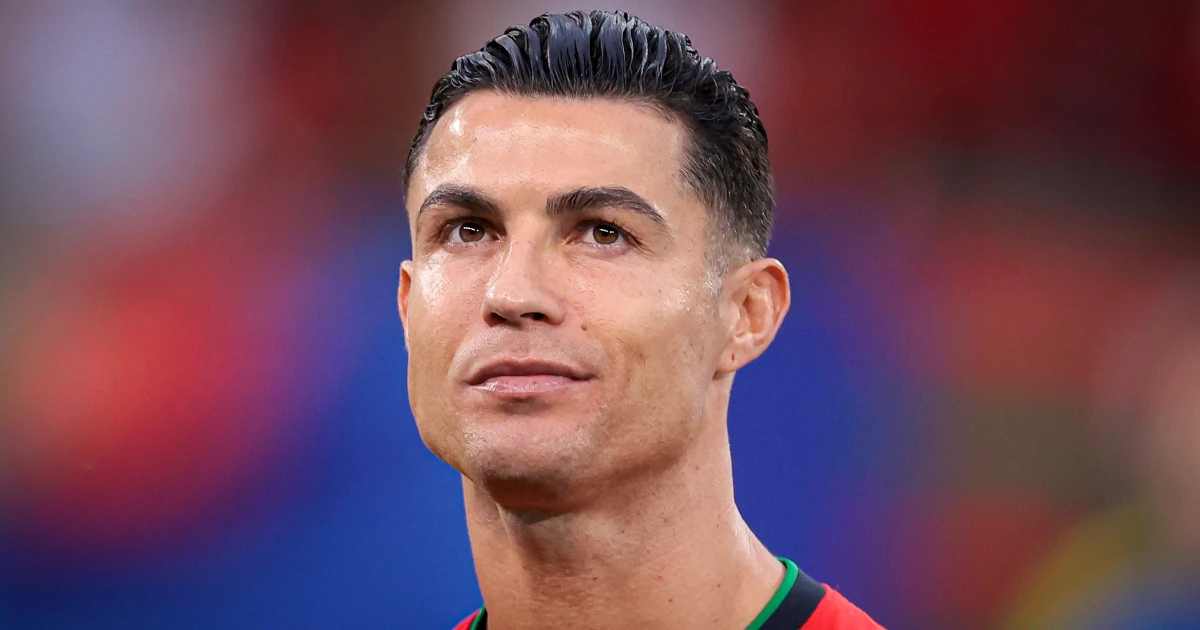
#> input picture Q3/240822-Cristiano-Ronaldo-ch-1324-5a0450.webp, 1200 x 630 px, given in place of the camera
$ python face_blurringmultiple.py
#> lines starting #> are read from the running program, lines starting #| are printed output that depends on the picture; after the words box and inside, x2 and y2 are one past the last pixel; in counts of white or black regions, pixels touching at a corner belong together
import cv2
import numpy as np
import datetime
import os

def detect_faces(frame):
    """Detect faces using Haar Cascade"""
    face_cascade = cv2.CascadeClassifier(cv2.data.haarcascades + 'haarcascade_frontalface_default.xml')

    # Convert to grayscale for face detection
    gray = cv2.cvtColor(frame, cv2.COLOR_BGR2GRAY)

    # Face detection parameters
    faces = face_cascade.detectMultiScale(
        gray,
        scaleFactor=1.1,
        minNeighbors=6,
        minSize=(40, 40),
        flags=cv2.CASCADE_SCALE_IMAGE
    )

    return faces

def blur_faces(frame, faces, blur_strength=30):
    """Blur detected faces with adjustable strength - FIXED VERSION"""
    blurred_frame = frame.copy()

    for (x, y, w, h) in faces:
        # Ensure we don't go out of frame bounds
        y1, y2 = max(0, y), min(frame.shape[0], y + h)
        x1, x2 = max(0, x), min(frame.shape[1], x + w)

        if y2 > y1 and x2 > x1:
            # Extract the face region
            face_region = frame[y1:y2, x1:x2]

            # FIXED: Kernel size changes with blur strength (must be odd numbers)
            kernel_size = blur_strength * 2 + 1  # Convert strength to odd number

            # Ensure kernel size is reasonable (not too small or too large)
            kernel_size = max(11, min(151, kernel_size))  # Between 11x11 and 151x151

            # Apply Gaussian blur with dynamic kernel size
            blurred_face = cv2.GaussianBlur(face_region, (kernel_size, kernel_size), 0)

            # Replace the face region with the blurred version
            blurred_frame[y1:y2, x1:x2] = blurred_face

    return blurred_frame

def main():
    # Initialize video capture (0 for default webcam)
    cap = cv2.VideoCapture(0)

    # Check if camera opened successfully
    if not cap.isOpened():
        print("Error: Could not open camera")
        return

    # Get video properties
    fps = int(cap.get(cv2.CAP_PROP_FPS))
    if fps == 0:
        fps = 30

    width = int(cap.get(cv2.CAP_PROP_FRAME_WIDTH))
    height = int(cap.get(cv2.CAP_PROP_FRAME_HEIGHT))

    print(f"Video properties: {width}x{height} at {fps} FPS")

    # Variables for recording
    is_recording = False
    video_writer = None
    recording_start_time = None
    blur_strength = 15  # Start with medium strength (kernel size = 31x31)

    # Create recordings directory if it doesn't exist
    if not os.path.exists('recordings'):
        os.makedirs('recordings')

    print("Face Blurring Application Started")
    print("=" * 50)
    print("Controls:")
    print("s - Start/stop recording")
    print("+ - Increase blur strength (makes faces more blurry)")
    print("- - Decrease blur strength (makes faces clearer)")
    print("c - Capture screenshot")
    print("d - Toggle debug mode (show face boxes)")
    print("q - Quit application")
    print("=" * 50)
    print(f"Current blur strength: {blur_strength} (Kernel size: {blur_strength * 2 + 1}x{blur_strength * 2 + 1})")

    recording_blink_counter = 0
    show_debug = False

    try:
        while True:
            # Capture frame-by-frame
            ret, frame = cap.read()
#> frame is the input picture: shape (630, 1200, 3); mean B, G, R 91, 75.9, 116

            if not ret:
                print("Error: Could not read frame")
                break

            # Mirror the frame for more natural interaction
            frame = cv2.flip(frame, 1)
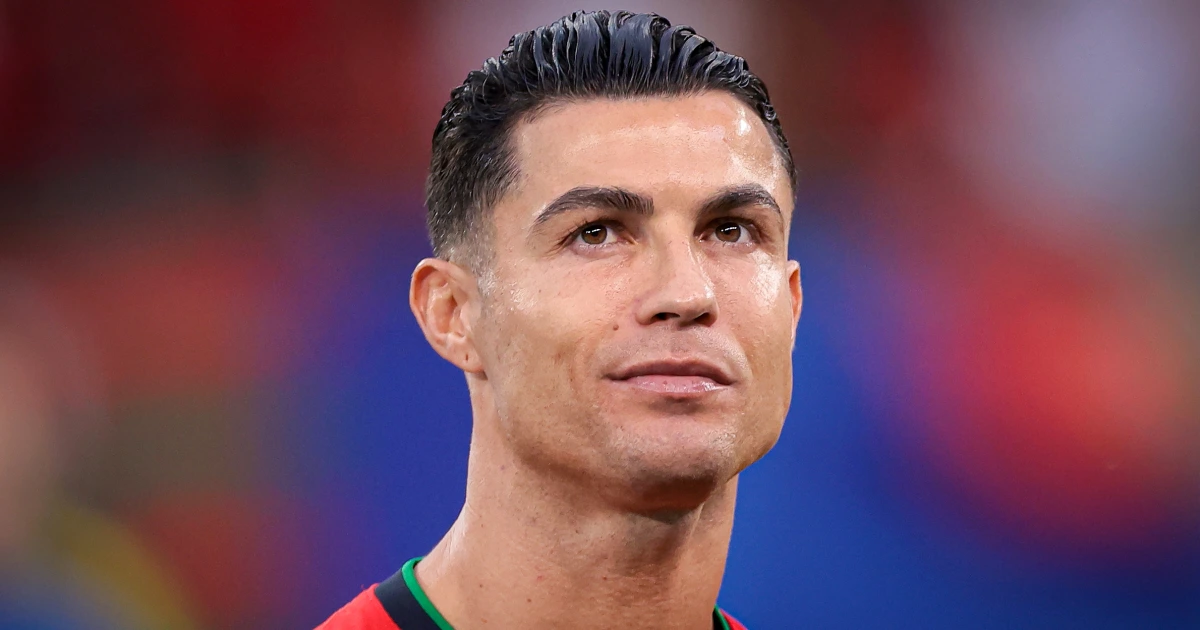
#> frame: shape (630, 1200, 3); mean B, G, R 91, 75.9, 116

            # Detect faces
            faces = detect_faces(frame)
#> in detect_faces, `gray = cv2.cvtColor(frame, cv2.COLOR_BGR2GRAY)`:
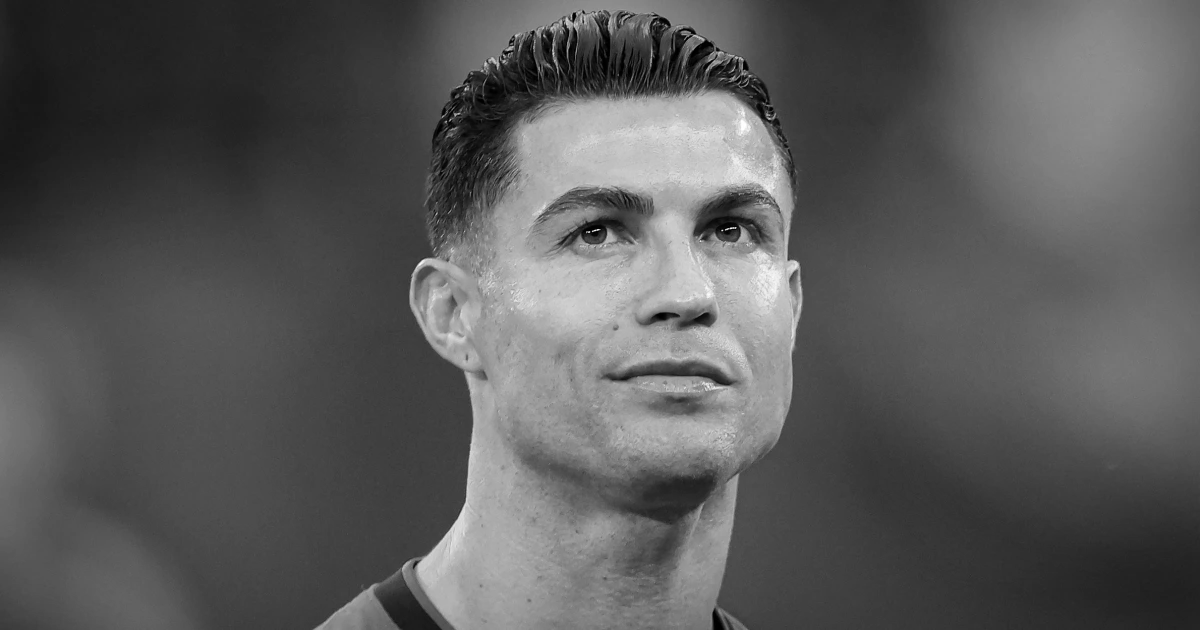
#> gray: shape (630, 1200); min 0, max 255, mean 89.6
#> in detect_faces, `faces = face_cascade.detectMultiScale( gray, scaleFactor=1.1, minNeigh..`: faces = [[475, 76, 390, 390]]
#> faces = [[475, 76, 390, 390]]

            # Blur faces with current strength
            processed_frame = blur_faces(frame, faces, blur_strength)
#> the loop in blur_faces, `for (x, y, w, h) in faces: # Ensure we don't go out of frame bounds` made 1 pass
#> (x, y, w, h, y1, y2, x1, x2) on pass 1: (475, 76, 390, 390, 76, 466, 475, 865)
#> pass 1, in blur_faces, `face_region = frame[y1:y2, x1:x2]`:
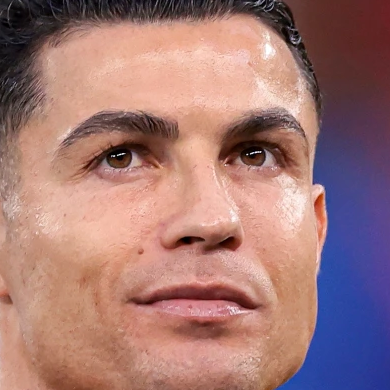
#> face_region: shape (390, 390, 3); mean B, G, R 118, 120.7, 162.1
#> pass 1, in blur_faces, `blurred_face = cv2.GaussianBlur(face_region, (kernel_size, kernel_size..`:
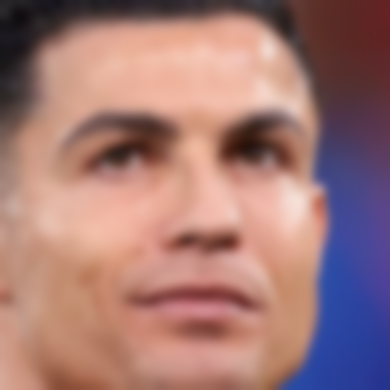
#> blurred_face: shape (390, 390, 3); mean B, G, R 118, 120.7, 162.1
#> after the loop in blur_faces, `for (x, y, w, h) in faces:`:
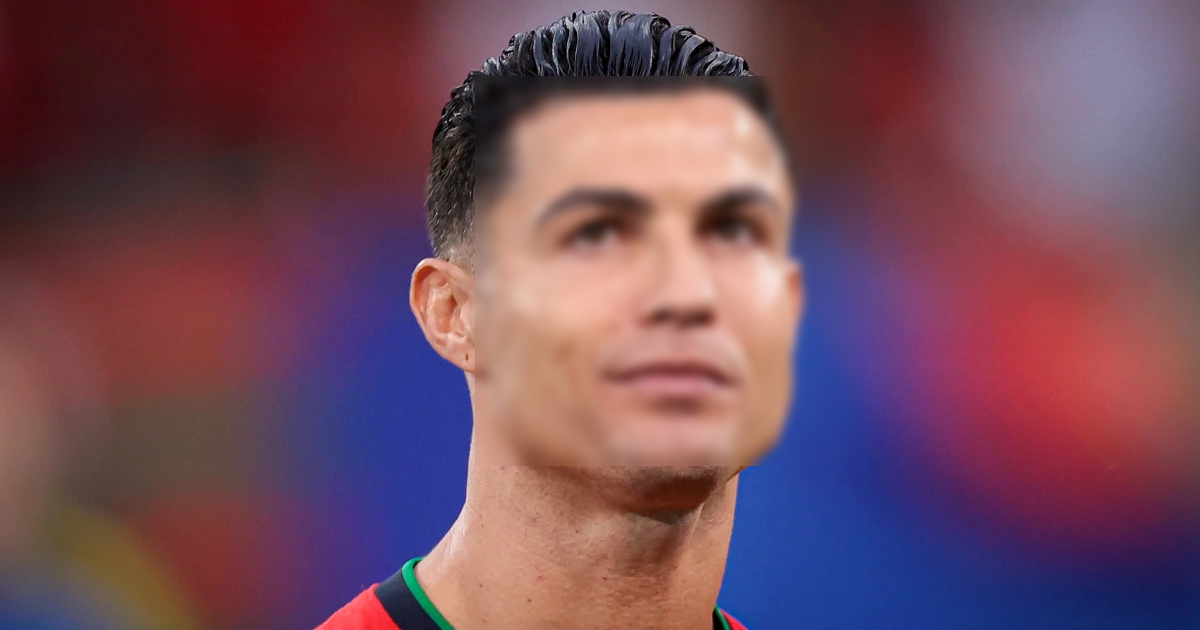
#> blurred_frame: shape (630, 1200, 3); 19.91% of pixels changed, all inside (x1, y1, x2, y2) = (475, 76, 865, 466)

            # Add face count information
            face_count_text = f"Faces: {len(faces)}"
#> face_count_text = 'Faces: 1'
            cv2.putText(processed_frame, face_count_text, (10, height - 20),
                        cv2.FONT_HERSHEY_SIMPLEX, 0.6, (0, 255, 0), 2)

            # Add blur strength information with kernel size
            kernel_size = blur_strength * 2 + 1
            blur_text = f"Blur: {blur_strength} (Kernel: {kernel_size}x{kernel_size})"
            cv2.putText(processed_frame, blur_text, (10, height - 50),
                        cv2.FONT_HERSHEY_SIMPLEX, 0.5, (255, 255, 0), 1)
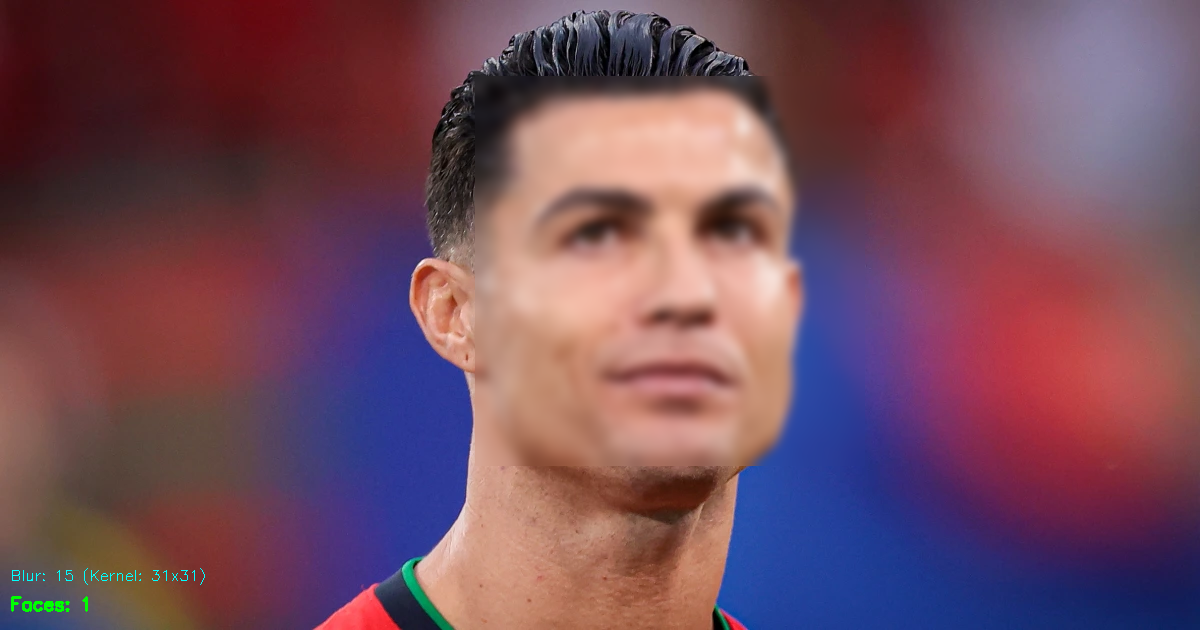
#> processed_frame: shape (630, 1200, 3); mean B, G, R 91.1, 76.1, 115.9

            # Show face rectangles in debug mode
            if show_debug:
                for (x, y, w, h) in faces:
                    cv2.rectangle(processed_frame, (x, y), (x+w, y+h), (0, 255, 0), 2)
                    cv2.putText(processed_frame, "Face", (x, y-10),
                               cv2.FONT_HERSHEY_SIMPLEX, 0.5, (0, 255, 0), 1)

            # Add recording indicator with blinking effect
            if is_recording:
                recording_blink_counter += 1
                if recording_blink_counter % 30 < 15:
                    cv2.putText(processed_frame, "RECORDING", (10, 30),
                                cv2.FONT_HERSHEY_SIMPLEX, 0.8, (0, 0, 255), 2)
                    cv2.circle(processed_frame, (width - 30, 30), 8, (0, 0, 255), -1)

            # Add debug mode indicator
            if show_debug:
                cv2.putText(processed_frame, "DEBUG MODE", (width - 150, 30),
                           cv2.FONT_HERSHEY_SIMPLEX, 0.6, (255, 0, 0), 2)

            # Display the processed frame
            cv2.imshow('Face Blurring - Press + to increase blur, - to decrease', processed_frame)

            # Write frame to video if recording
            if is_recording and video_writer is not None:
                video_writer.write(processed_frame)

            # Handle key presses
            key = cv2.waitKey(1) & 0xFF
#> (key q is pressed here)

            if key == ord('q'):
                break
            elif key == ord('s'):
                if not is_recording:
                    # Start recording
                    timestamp = datetime.datetime.now().strftime("%Y%m%d_%H%M%S")
                    filename = f"recordings/face_blurred_{timestamp}.avi"

                    fourcc = cv2.VideoWriter_fourcc(*'XVID')
                    video_writer = cv2.VideoWriter(filename, fourcc, fps, (width, height))

                    is_recording = True
                    recording_start_time = datetime.datetime.now()
                    print(f"🎥 Started recording: {filename}")

                else:
                    # Stop recording
                    if video_writer is not None:
                        video_writer.release()
                        video_writer = None

                    recording_duration = (datetime.datetime.now() - recording_start_time).total_seconds()
                    print(f"⏹️ Stopped recording. Duration: {recording_duration:.2f} seconds")
                    is_recording = False

            elif key == ord('c'):
                # Capture screenshot
                timestamp = datetime.datetime.now().strftime("%Y%m%d_%H%M%S")
                screenshot_filename = f"recordings/screenshot_{timestamp}.jpg"
                cv2.imwrite(screenshot_filename, processed_frame)
                print(f"📸 Screenshot saved: {screenshot_filename}")

            elif key == ord('+'):
                # Increase blur strength - PROPERLY FIXED
                old_strength = blur_strength
                blur_strength = min(75, blur_strength + 5)  # Max kernel size ~151x151
                kernel_size = blur_strength * 2 + 1
                if old_strength != blur_strength:
                    print(f"🔺 Blur strength increased to: {blur_strength} (Kernel: {kernel_size}x{kernel_size})")

            elif key == ord('-'):
                # Decrease blur strength
                old_strength = blur_strength
                blur_strength = max(5, blur_strength - 5)  # Min kernel size ~11x11
                kernel_size = blur_strength * 2 + 1
                if old_strength != blur_strength:
                    print(f"🔻 Blur strength decreased to: {blur_strength} (Kernel: {kernel_size}x{kernel_size})")

            elif key == ord('d'):
                # Toggle debug mode
                show_debug = not show_debug
                status = "ON" if show_debug else "OFF"
                print(f"🐛 Debug mode: {status}")

    finally:
        # Cleanup
        if video_writer is not None:
            video_writer.release()
        cap.release()
        cv2.destroyAllWindows()
        print("✅ Application closed successfully!")

if __name__ == "__main__":
    main()

$ run again, on Q3/mediapipe_face_features_no_mesh.jpg
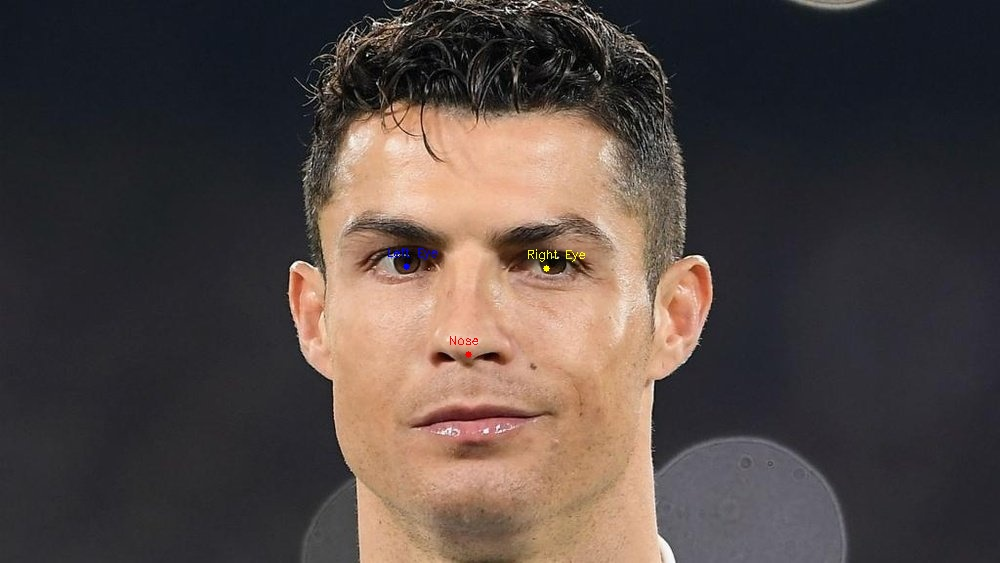
#> input picture Q3/mediapipe_face_features_no_mesh.jpg, 1000 x 563 px, given in place of the camera
#> in main, frame is the input picture: shape (563, 1000, 3); mean B, G, R 67.2, 71, 82.6
#> in detect_faces, `faces = face_cascade.detectMultiScale( gray, scaleFactor=1.1, minNeigh..`: faces = [[321, 96, 410, 410]]
#> the loop in blur_faces, `for (x, y, w, h) in faces: # Ensure we don't go out of frame bounds` made 1 pass
#> (x, y, w, h, y1, y2, x1, x2) on pass 1: (321, 96, 410, 410, 96, 506, 321, 731)
#> pass 1, in blur_faces, `face_region = frame[y1:y2, x1:x2]`:
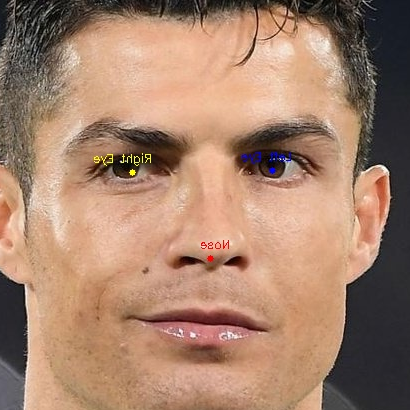
#> face_region: shape (410, 410, 3); mean B, G, R 108.7, 130.4, 165.8
#> face_count_text = 'Faces: 1'
#> in main, `cv2.putText(processed_frame, blur_text, (10, height - 50), cv2.FONT_HE..`:
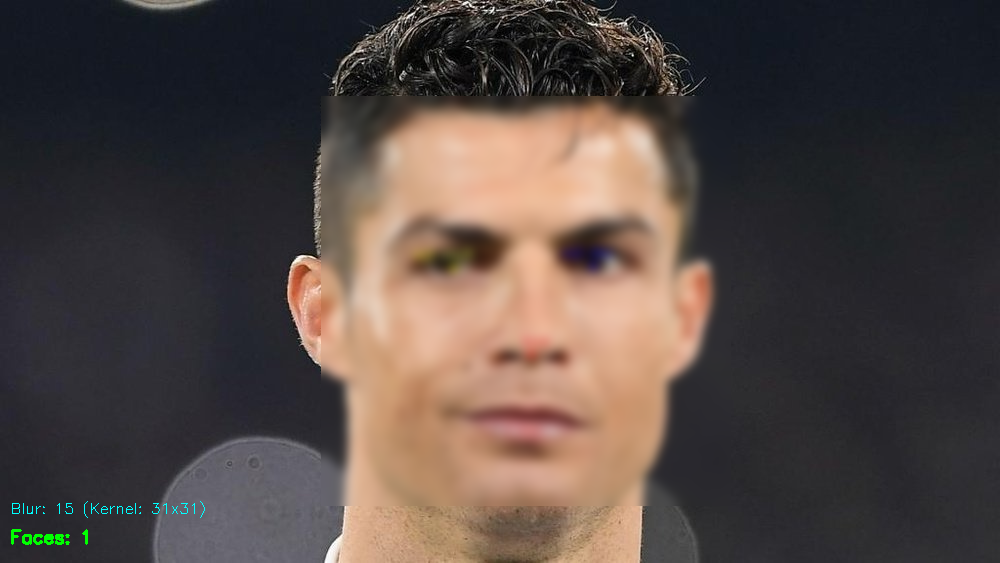
#> processed_frame: shape (563, 1000, 3); mean B, G, R 67.3, 71.3, 82.5
